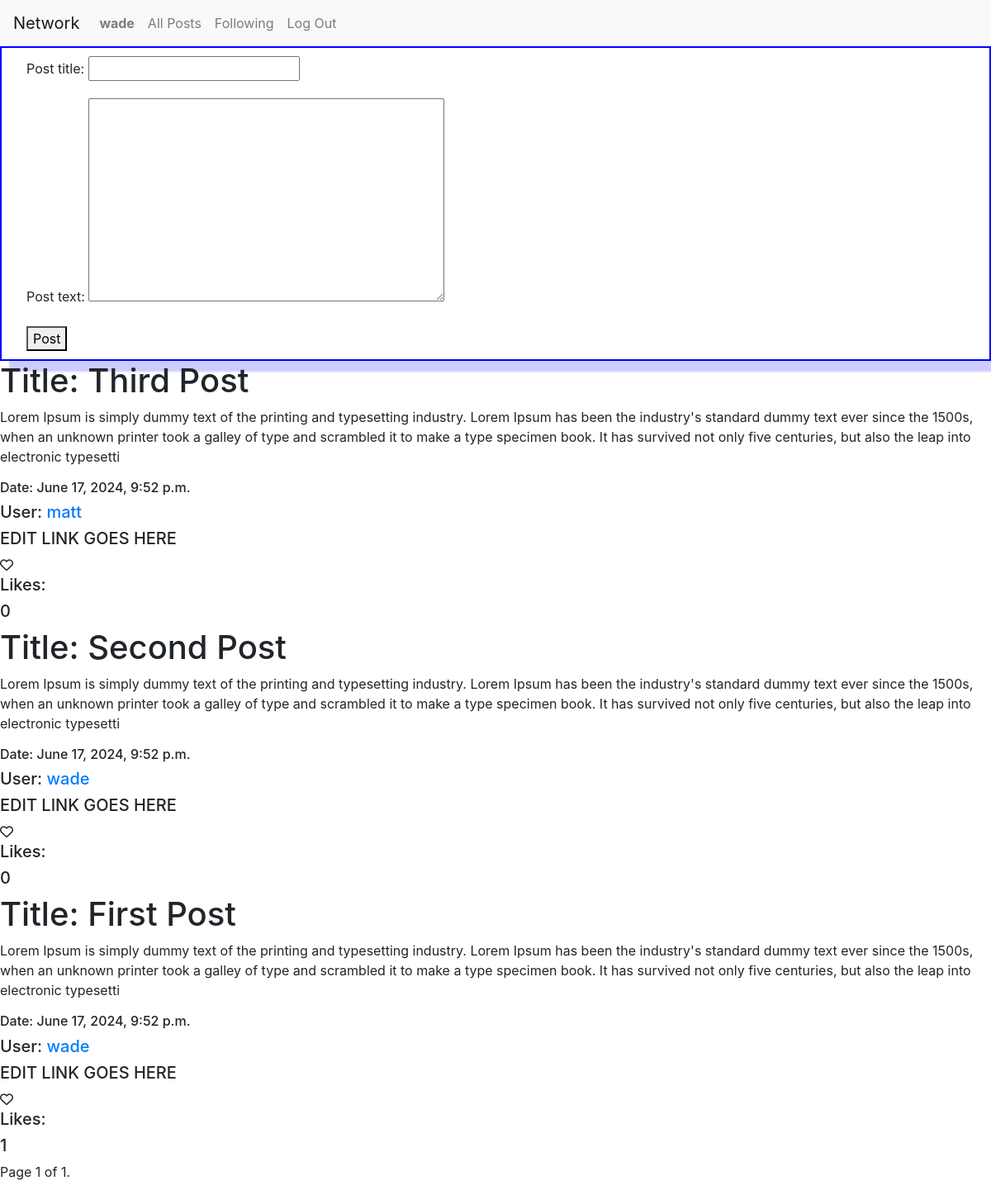
Before: / (signed in) with the older database file.
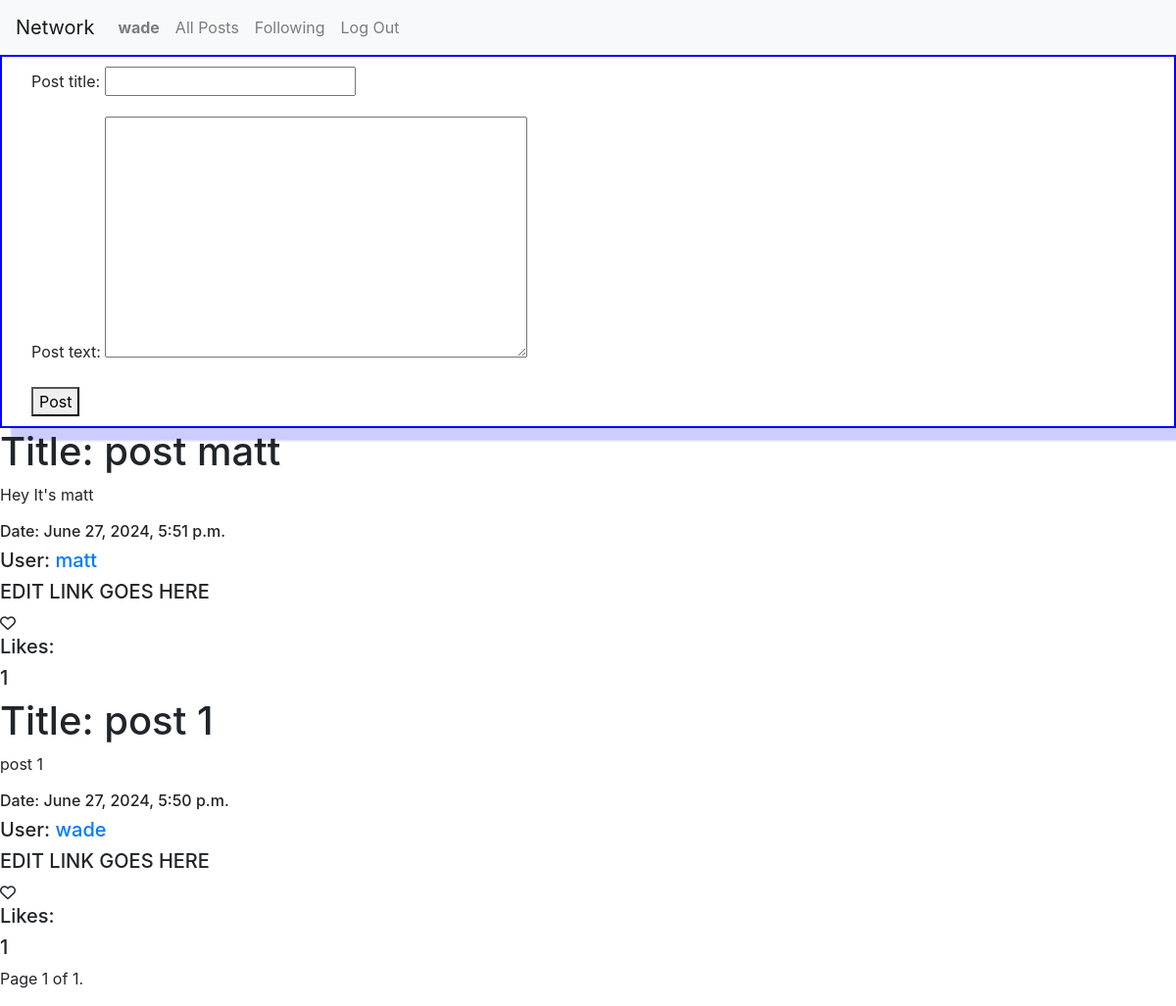
After: the same page with the newer database file.
### network/models.py (models this page shows)
class User(AbstractUser):
    pass

class Posts(models.Model):
    post_title=models.CharField(max_length=20) #title
    post_text=models.TextField(max_length=330) #text
    likes=models.ManyToManyField(User,related_name="post_likes", blank=True) #likes, will be many users
    post_date=models.DateTimeField(auto_now_add=True) #date/time
    user=models.ForeignKey(User, related_name="post_author", on_delete=models.CASCADE) #user id foreign key

### network/views.py (the view, shortened to what this page needs)
# urls.py: path("", views.index, name="index"),
@login_required(login_url='login')  #requires user to be logged in to post and view forum
def index(request):
    form1=PostForm()                  #request post form
    posts=Posts.objects.all()        # gets all posts and paginates them when returning a render of the index view
    posts=posts.order_by("-post_date") # order posts by date
    for post in posts:                     # loop through all ordered posts and add a temporary attribute of the number of likes per post
        post.likes_counts=post.likes.count()
    p=Paginator(posts,10)            # paginating
    page_number=request.GET.get('page')
    page_obj=p.get_page(page_number)
    return render(request, "network/index.html", {'form1':form1, 'page_obj':page_obj})

### network/forms.py
class PostForm(forms.ModelForm):
    class Meta:
        model = Posts
        fields = ['post_title', 'post_text']

### network/templates/network/index.html (shortened to what this page needs)
{% extends "network/layout.html" %}
{% block body %}
<form method="POST" class="wade_form">
    {{ form1.as_p }}
    <button type="submit">Post</button>
</form>
{% for page in page_obj %}
<h1>Title: {{page.post_title}}</h1>
<p>{{page.post_text}}</p>
<h6>Date: {{page.post_date}}</h6>
<h5>User: <a href="{% url 'profile' page.user.id %}">{{ page.user.username }}</a></h5>
<h5>EDIT LINK GOES HERE</h5>
<div class="heartcontainer" data-user="{{page.user.id}}" data-post="{{page.id}}">
    <i class="fa-regular fa-heart"></i>
</div>
<h5>Likes:</h5>
<h5 id="likes-count-{{page.id}}">{{page.likes.count}}</h5>
</div>
{% endfor %}
<nav aria-label="Page navigation">
    <ul class="pagination">
        {% if page_obj.paginator.num_pages > 0 %}
        <li>
        <span class="pagination">
            Page {{ page_obj.number }} of {{ page_obj.paginator.num_pages }}.
        </span>
        </li>
        {% else %}
        <H1> No pages to display</H1>
        {% endif %}
    </ul>
    </nav>
{% endblock %}

### network/templates/network/layout.html (shortened to what this page needs)
{% load static %}
<!DOCTYPE html>
<html lang="en">
    <head>
        <link rel="stylesheet" href="https://stackpath.bootstrapcdn.com/bootstrap/4.4.1/css/bootstrap.min.css">
        <link href="{% static 'network/styles.css' %}" rel="stylesheet">
    </head>
    <body>
        <nav class="navbar navbar-expand-lg navbar-light bg-light">
            <a class="navbar-brand" href="#">Network</a>
            <div>
              <ul class="navbar-nav mr-auto">
                {% if user.is_authenticated %}
                    <li class="nav-item">
                        <a class="nav-link" href="#"><strong>{{ user.username }}</strong></a>
                    </li>
                {% endif %}
                <li class="nav-item">
                  <a class="nav-link" href="{% url 'index' %}">All Posts</a>
                </li>
                {% if user.is_authenticated %}
                    <li class="nav-item">
                        <a class="nav-link" href="{% url 'following' user.id %}">Following</a>
                    </li>
                    <li class="nav-item">
                        <a class="nav-link" href="{% url 'logout' %}">Log Out</a>
                    </li>
                {% endif %}
              </ul>
            </div>
          </nav>
        <div class="body">
            {% block body %}
            {% endblock %}
    </body>
</html>

### network/static/network/styles.css (style rules this page uses)
.wade_form { align-content: center; align-self: flex-end; box-shadow: 12px 12px 2px 1px rgba(0, 0, 255, .2); border: 2px solid blue; padding-left: 30px; padding-bottom: 10px; padding-top: 10px; }
.fa-heart { --fa-primary-color: red; }

Changed rows visible on the page:
removed Posts: post_title "Third Post", post_text "Lorem Ipsum is simply dummy text of the printing and typesetting industry. Lorem Ipsum has been the industry's standard dummy text ever since the 1500s, when an unknown printer took a galley of type and scrambled it to make a type specimen book. It has survived not only five centuries, but also the leap into electronic typesetti", post_date "June 17, 2024, 9:52 p.m.", user.username "matt", likes.count "0"
removed Posts: post_title "Second Post", post_text "Lorem Ipsum is simply dummy text of the printing and typesetting industry. Lorem Ipsum has been the industry's standard dummy text ever since the 1500s, when an unknown printer took a galley of type and scrambled it to make a type specimen book. It has survived not only five centuries, but also the leap into electronic typesetti", post_date "June 17, 2024, 9:52 p.m.", user.username "wade", likes.count "0"
added Posts: post_title "post matt", post_text "Hey It's matt", post_date "June 27, 2024, 5:51 p.m.", user.username "matt", likes.count "1"
changed Posts "wade": post_title "First Post" → "post 1"; post_text "Lorem Ipsum is simply dummy text of the printing and typesetting industry. Lorem Ipsum has been the industry's standard dummy text ever since the 1500s, when an unknown printer took a galley of type and scrambled it to make a type specimen book. It has survived not only five centuries, but also the leap into electronic typesetti" → "post 1"; post_date "June 17, 2024, 9:52 p.m." → "June 27, 2024, 5:50 p.m."
